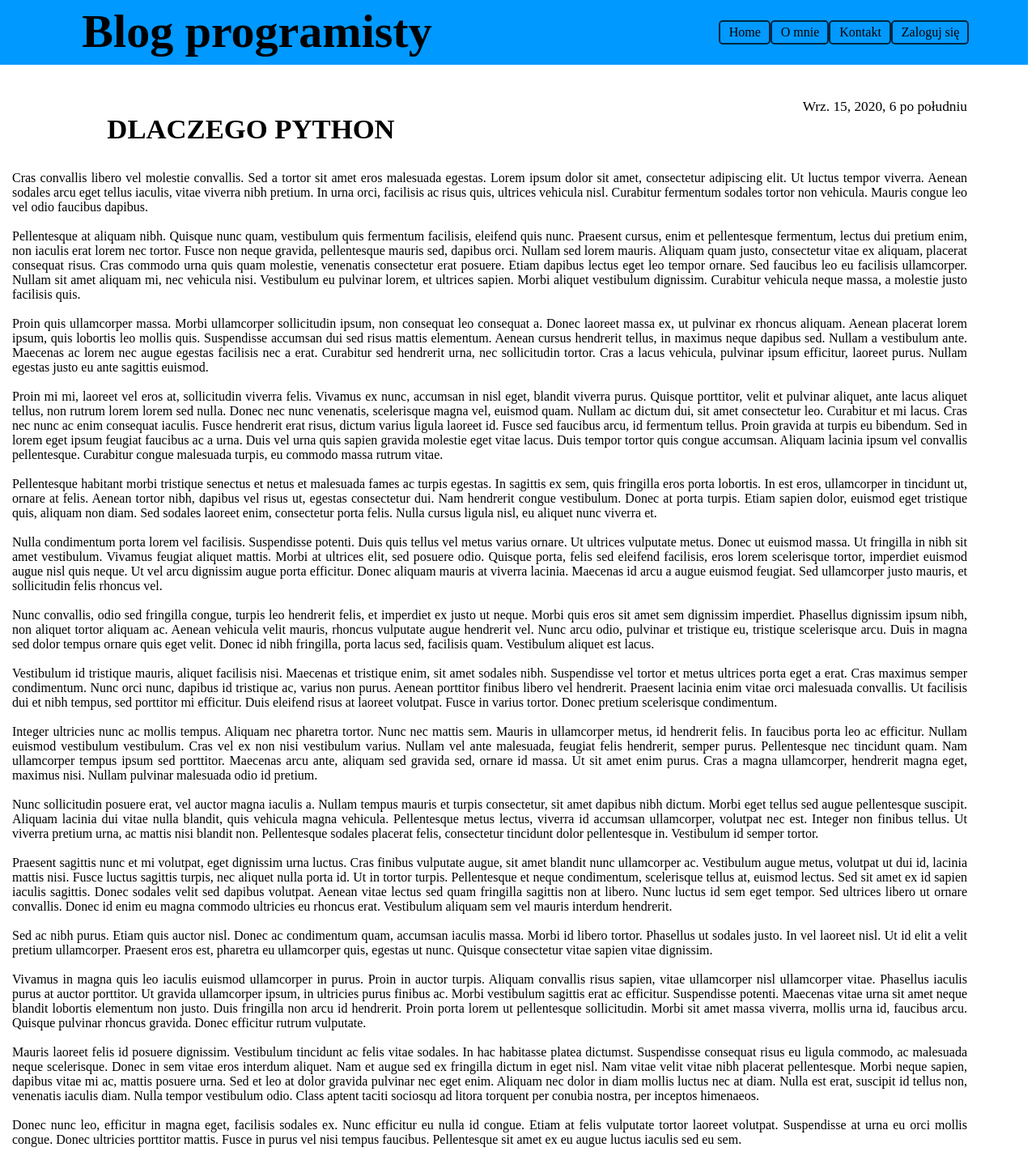
/2, run on the app's committed database.
### wpisy/models.py (models this page shows, shortened)
class Post(models.Model):
    Title = models.CharField(max_length=200)
    Autor = models.CharField(max_length=200)
    created_date = models.DateTimeField(default=timezone.now)
    published_date = models.DateTimeField(blank=True, null=True)
    Zajawka = models.CharField(max_length=200)
    Body_postu = models.TextField()
    IMG = models.TextField()

### wpisy/views.py (the view)
# urls.py: path("<int:id>", post_detail, name="post_detail"),
def post_detail(request, id):
    post = get_object_or_404(Post, pk=id)
    return render(request, "post.html", {"post": post})

### Templates/post.html
{% extends 'tamplates.html' %} {% block content %}
<div class="post">
  <div class="Title">
    <p>{{ post.Title|upper }}</p>
  </div>
  {% if post.published_date %}
  <div class="date">
    <p>{{ post.published_date }}</p>
  </div>
  {% endif %}
  <div class="text">
    <p>{{ post.Body_postu|linebreaksbr }}</p>
  </div>
</div>
{% endblock %}

### Templates/tamplates.html (shortened to what this page needs)
{% load static %}
<html lang="pl">
  <head>
    <link rel="stylesheet" href="{% static 'style.css' %}" />
    <link rel="stylesheet" href="{% static 'home.css' %}" />
    <link rel="stylesheet" href="{% static 'forms.css' %}" />
    <link rel="stylesheet" href="{% static 'post.css' %}" />
  </head>
  <body>
    <div id="logo">
      <p>Blog programisty</p>
    </div>
    <nav id="menu">
      <ul id="Items">
        <li class="list_item">
          <a href="/">Home</a>
        </li>
        <li class="list_item">
          <a href="omnie">O mnie</a>
        </li>
        <li class="list_item">
          <a href="kontakt">Kontakt</a>
        </li>
        <li class="list_item">
          <a href="/admin">Zaloguj się</a>
        </li>
      </ul>
    </nav>
    {% block content %} {% endblock %}
  </body>
</html>

### static/style.css (style rules this page uses)
body { margin: 0; padding: 0; width: 1270px; height: auto; }
#logo, #menu { float: left; width: 50%; height: 80px; background-color: #0099ff; margin-bottom: 25px; }
#logo { text-align: center; font-size: 58px; font-weight: bold; }
#logo p { margin-top: 5px; margin-bottom: 10px; }
#menu { overflow: hidden; position: relative; }
#Items { float: left; list-style: none; margin: 0; padding: 0; position: relative; left: 50%; text-align: center; margin-top: 25px; margin-left: 90px; }
.list_item { display: block; float: left; list-style: none; margin: 0; padding: 0; position: relative; right: 50%; border: solid 2px #002640; border-radius: 5px; background-color: #0099ff; }
.list_item a { display: block; margin: 0 0 0 1px; padding: 3px 10px; color: #000; text-decoration: none; line-height: 20px; }
a { color: black; text-decoration: none; }

### static/post.css (style rules this page uses)
.post { margin-left: 15px; width: 1180px; }
.date, .Title { float: left; width: 50%; height: 45px; margin-bottom: 25px; }
.date p { text-align: right; font-size: 13pt; }
.Title p { text-align: center; font-size: 26pt; font-weight: bold; margin-bottom: 15px; }
.text { clear: both; padding-top: 20px; text-align: justify; }

### data on the page
Post: Title "DLACZEGO PYTHON", published_date "Wrz. 15, 2020, 6 po południu", Body_postu "Cras convallis libero vel molestie convallis. Sed a tortor sit amet eros malesuada egestas. Lorem ipsum dolor sit amet, consectetur adipiscing elit. Ut luctus tempor viverra. Aenean sodales arcu eget tellus iaculis, vitae viverra nibh pretium. In urna orci, facilisis ac risus quis, ultrices vehicula nisl. Curabitur fermentum sodales tortor non vehicula. Mauris congue leo vel odio faucibus dapibus. Pellentesque at aliquam nibh. Quisque nunc quam, vestibulum quis fermentum facilisis, eleifend quis nunc. Praesent cursus, enim et pellentesque fermentum, lectus dui pretium enim, non iaculis erat lorem nec tortor. Fusce non neque gravida, pellentesque mauris sed, dapibus orci. Nullam sed lorem…"
